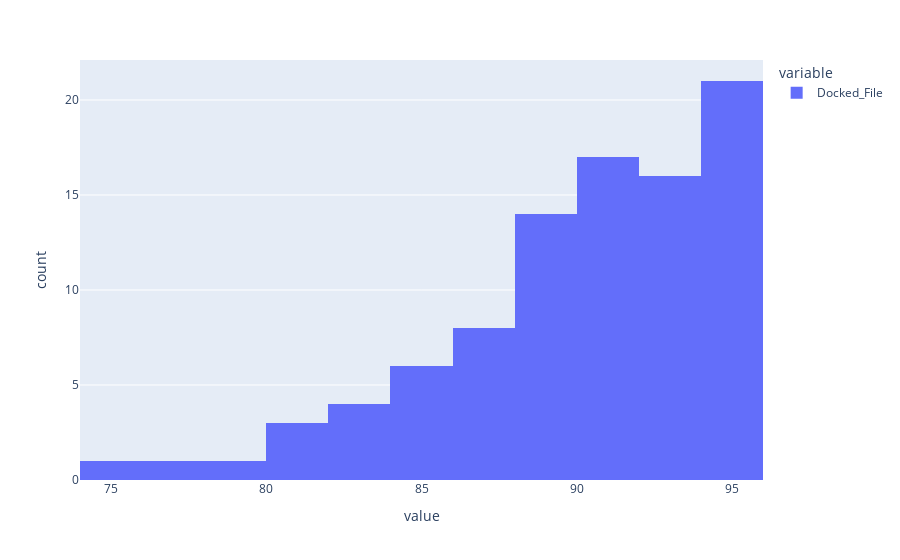

Notebook code for this chart:
### Code cell
px.histogram(n_successfully_docked_superclean / 2)

### Figure 1 — Plotly figure (JSON) as saved in the notebook; plotly's stock layout.template omitted (floating-point values rounded to 4 significant figures)
{"data": [{"alignmentgroup": "True", "bingroup": "x", "hovertemplate": "variable=Docked_File<br>value=%{x}<br>count=%{y}<extra></extra>", "legendgroup": "Docked_File", "marker": {"color": "#636efa", "pattern": {"shape": ""}}, "name": "Docked_File", "offsetgroup": "Docked_File", "orientation": "v", "showlegend": true, "type": "histogram", "x": [94, 94, 88, 94, 94, 90.5, 87, 89, 94, 89, 87.5, 87, 94, 87, 91, 88.5, 84.5, 92.5, 94, 83.5, 89, 89.5, 89.5, 86, 87.5, 82, 92.5, 94, 90, 91.5, 83, 94, 92, 90, 92.5, 88, 87.5, 92, 89, 84.5, 91, 81.5, 75.5, 80.5, 85, 94, 93.5, 80.5, 91.5, 94, 91.5, 94, 93, 90, 91.5, 89, 89, 91, 86.5, 83.5, 93, 94, 92.5, 94, 90, 88.5, 85, 77.5, 78, 89, 94, 84, 90, 94, 92.5, 93, 91, 91, 93, 94, 93, 92.5, 94, 90, 93, 94, 94, 90, 88.5, 92, 84.5, 94], "xaxis": "x", "yaxis": "y"}], "layout": {"autosize": true, "barmode": "relative", "legend": {"title": {"text": "variable"}, "tracegroupgap": 0}, "margin": {"t": 60}, "xaxis": {"anchor": "y", "autorange": true, "domain": [0, 1], "range": [74, 96], "title": {"text": "value"}, "type": "linear"}, "yaxis": {"anchor": "x", "autorange": true, "domain": [0, 1], "range": [0, 22.11], "title": {"text": "count"}}}}
